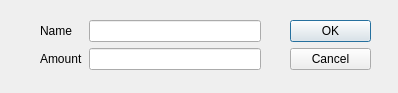
<?xml version="1.0" encoding="UTF-8"?>
<ui version="4.0">
 <class>NewStatic</class>
 <widget class="QDialog" name="NewStatic">
  <property name="geometry">
   <rect>
    <x>0</x>
    <y>0</y>
    <width>398</width>
    <height>93</height>
   </rect>
  </property>
  <property name="windowTitle">
   <string>Dialog</string>
  </property>
  <widget class="QDialogButtonBox" name="buttonBox">
   <property name="geometry">
    <rect>
     <x>290</x>
     <y>20</y>
     <width>81</width>
     <height>241</height>
    </rect>
   </property>
   <property name="orientation">
    <enum>Qt::Vertical</enum>
   </property>
   <property name="standardButtons">
    <set>QDialogButtonBox::Cancel|QDialogButtonBox::Ok</set>
   </property>
  </widget>
  <widget class="QWidget" name="formLayoutWidget">
   <property name="geometry">
    <rect>
     <x>40</x>
     <y>20</y>
     <width>221</width>
     <height>61</height>
    </rect>
   </property>
   <layout class="QFormLayout" name="formLayout">
    <item row="0" column="0">
     <widget class="QLabel" name="name_label">
      <property name="text">
       <string>Name</string>
      </property>
     </widget>
    </item>
    <item row="0" column="1">
     <widget class="QLineEdit" name="name_text"/>
    </item>
    <item row="1" column="1">
     <widget class="QLineEdit" name="amount_text"/>
    </item>
    <item row="1" column="0">
     <widget class="QLabel" name="amount_label">
      <property name="text">
       <string>Amount</string>
      </property>
     </widget>
    </item>
   </layout>
  </widget>
 </widget>
 <resources/>
 <connections>
  <connection>
   <sender>buttonBox</sender>
   <signal>rejected()</signal>
   <receiver>NewStatic</receiver>
   <slot>reject()</slot>
   <hints>
    <hint type="sourcelabel">
     <x>316</x>
     <y>260</y>
    </hint>
    <hint type="destinationlabel">
     <x>286</x>
     <y>274</y>
    </hint>
   </hints>
  </connection>
  <connection>
   <sender>buttonBox</sender>
   <signal>accepted()</signal>
   <receiver>NewStatic</receiver>
   <slot>accept()</slot>
   <hints>
    <hint type="sourcelabel">
     <x>248</x>
     <y>254</y>
    </hint>
    <hint type="destinationlabel">
     <x>157</x>
     <y>274</y>
    </hint>
   </hints>
  </connection>
 </connections>
</ui>
